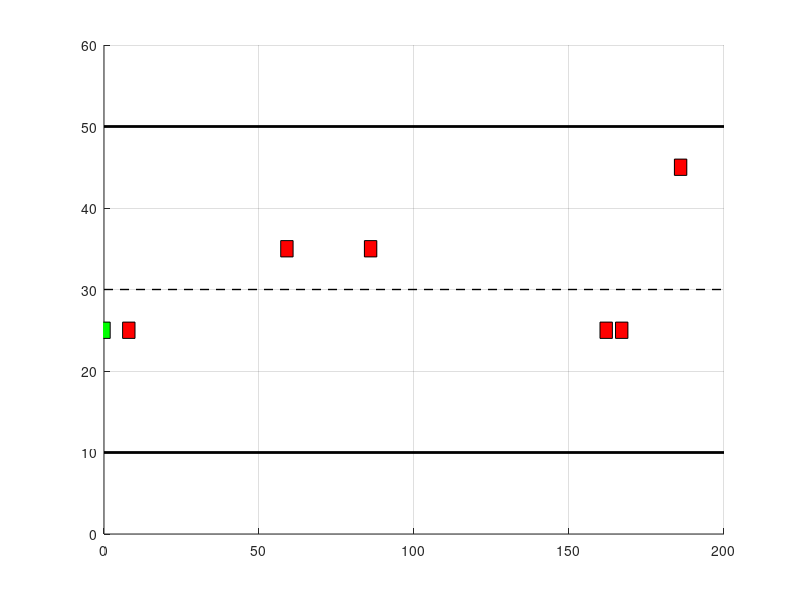

Here is the MATLAB script that generated this plot: (Note: this script raises an error after producing the figure.)
%------------------------------绘图-----------------------------------
% 初始化地图和车辆属性
figure;
RoadLength = 200;

axis([0 RoadLength 0 60]);
hold on;
grid on;

% 画出地图背景和车道线
plot([0, RoadLength], [10, 10], 'k', 'LineWidth', 2); % 上车道边界
plot([0, RoadLength], [50, 50], 'k', 'LineWidth', 2); % 下车道边界
plot([0, RoadLength], [30, 30], '--k', 'LineWidth', 1); % 中心车道线


front_text = text(5, 57, '', 'FontSize', 10, 'Color', 'blue', 'FontWeight', 'bold');
lat_text = text(5, 52, '', 'FontSize', 10, 'Color', 'blue', 'FontWeight', 'bold');
speed_text = text(140, 55, '', 'FontSize', 10, 'Color', 'blue', 'FontWeight', 'bold');

v_r=zeros(1,100);
%---------------------------------汽车生成------------------------------
CarNum = 6;
% 定义车道中心位置
lane_centers = [15, 25, 35, 45]; % 四条车道的中心位置
CarPos = struct('x', [], 'y', []); % 初始化汽车位置结构体
CarSpeed = zeros(1, CarNum); % 初始化速度数组

for i = 1:CarNum
    % 随机生成车辆x坐标，并分配到随机车道中心
    CarPos(i).x = randi([0, RoadLength]);
    CarPos(i).y = lane_centers(randi([1, 4])); % 随机分配到车道中心位置

    % 随机生成车辆速度
    CarSpeed(i) = randi([1, 2]);

    % 初始化车辆模型
    Car(i) = rectangle('Position', [CarPos(i).x-2, CarPos(i).y-1, 4, 2], ...
        'FaceColor', 'r');
end

%-----------------------AUV本体参数------------------------------
% 探测距离
SensorDis = 100;

% 跟踪距离
TrackDis = 20;

% 初始速度和加速度
MySpeed = 1.5;
MyAcc = 0.1;

% 当前位置
MyPos = [0, 25];
AUV = rectangle('Position', [MyPos(1)-2, MyPos(2)-1, 4, 2], 'FaceColor', 'g');

%----------------------运行过程----------------------------------------
% 动态更新车辆位置，模拟运动
for t = 1:100

    % 更新车辆位置
    for i = 1:CarNum
        CarPos(i).x = CarPos(i).x + CarSpeed(i); 
        Car(i).Position = [CarPos(i).x-2, CarPos(i).y-1, 4, 2];
    end
    
    % 检测前方车辆（在探测距离内）
    [FrontDetected, FrontDis] = GetFroDis(MyPos, CarPos, CarNum, SensorDis);
    disp(['前方检测状态: ', num2str(FrontDetected), ', 前方距离: ', num2str(FrontDis)]);

    % 检测侧向车辆（在探测距离内）
    [LatDetected, LatDis,Dir] = GetLatDis(MyPos, CarPos, CarNum, lane_centers, SensorDis);
    disp(['侧方检测状态: ', num2str(LatDetected)]);
    disp(['侧向距离为: [', num2str(LatDis(1)), ', ', num2str(LatDis(2)), ']']);

    % 调用驾驶操作函数，基于跟踪距离 TrackDis 进行行为判断
    [MySpeed, MyPos] = AutoOper(CarPos, FrontDis, LatDis, TrackDis, MySpeed, MyAcc, MyPos,Dir);

    % 更新 AUV 位置
    AUV.Position = [MyPos(1)-2, MyPos(2)-1, 4, 2];

    v_r(t)=MySpeed;
    
    set(front_text, 'String', ['前方检测状态: ', num2str(FrontDetected), ', 前方距离: ', num2str(FrontDis)]);
    set(lat_text, 'String', ['侧方检测状态: ', num2str(LatDetected), ', 侧向距离: [', num2str(LatDis(1)), ', ', num2str(LatDis(2)), ']']);
    set(speed_text, 'String', ['当前速度: ', num2str(MySpeed)]);

    % 刷新图像
    drawnow;
    pause(0.1); % 控制刷新频率
end

hold off;


v_avg=mean(v_r);

% 运行过程结束后绘制速度变化曲线
figure;
plot(1:t, v_r(1:t), '-o'); % 使用迭代次数作为x轴，速度v_r作为y轴
hold on;

% 绘制平均速度的水平线
yline(v_avg, '--', 'Average Speed', 'LabelHorizontalAlignment', 'left');
xlabel('Iteration');
ylabel('Speed');
title('Speed Variation Over Time with Average Speed');
grid on;
hold off;


%--------------------------函数部分-------------------------------------

% 判断前方最近车辆距离（基于探测距离 SensorDis）
function [FrontDetected, FrontDis] = GetFroDis(MyPos, CarPos, CarNum, SensorDis)
    FrontDis = inf; % 初始化前向距离为无穷大
    FrontDetected = false; % 初始化前方检测状态为未检测到

    for i = 1:CarNum
        if CarPos(i).y == MyPos(2) && CarPos(i).x > MyPos(1)
            Dis = norm([CarPos(i).x - MyPos(1), CarPos(i).y - MyPos(2)]);
            if Dis < FrontDis && Dis <= SensorDis  % 只在探测范围内更新距离
                FrontDis = Dis;
                FrontDetected = true;
            end
        end
    end
end

% 判断侧向最近车辆距离（基于探测距离 SensorDis）
function [LatDetected, LatDis,Dir] = GetLatDis(MyPos, CarPos, CarNum, lane_centers, SensorDis)
LatDis = [inf,inf];
LatDetected = false;
Dir=0;
%计算当前车道索引
[~, current_lane] = min(abs(MyPos(2) - lane_centers));
adjacent_lanes = [0 0];

if current_lane > 1
    adjacent_lanes(1) =lane_centers(current_lane - 1);
end
if current_lane < length(lane_centers)
    adjacent_lanes(2)=lane_centers(current_lane + 1);
end

for i = 1:CarNum
    if ismember(CarPos(i).y, adjacent_lanes) && CarPos(i).x > MyPos(1)
        Dis = norm([CarPos(i).x - MyPos(1), CarPos(i).y - MyPos(2)]);
        if Dis < min(LatDis) && Dis <= SensorDis  % 只在探测范围内更新距离
            LatDetected = true;
            %获取车道索引
            [~, lane_index] = min(abs(CarPos(i).y - lane_centers));
            %左侧距离赋值
            if lane_index>current_lane
                LatDis(1)=Dis;
            end
            %右侧距离赋值
            if lane_index<current_lane
                LatDis(2)=Dis;
            end

            if LatDis(1) == inf && LatDis(2) == inf
                % 当左右两侧距离均为 inf 时
                if adjacent_lanes(1) ~= 0  % 左侧车道存在
                    Dir = -1;  % 向左变道
                elseif adjacent_lanes(2) ~= 0  % 右侧车道存在
                    Dir = 1;  % 向右变道
                end
            end
            

            %向左变道
            if LatDis(1)>LatDis(2)
                Dir = 1;
            end

            if LatDis(1)<LatDis(2)
                Dir = -1;
            end

           

        end
    end
end
end

% 汽车运动逻辑函数（基于跟踪距离 TrackDis 判断行为）
function [MySpeed, MyPos] = AutoOper(CarPos, FrontDis, LatDis, TrackDis, MySpeed, MyAcc, MyPos, Dir)
    MaxSpeed = 3;
    MinSpeed = 0.5;

    % 判断是否进入跟车状态
    if FrontDis > TrackDis+2
        % 如果前方距离大于跟踪距离，则加速
        MySpeed = min(MySpeed + MyAcc, MaxSpeed);
        disp(['加速中，当前速度: ', num2str(MySpeed)]);
    elseif FrontDis <= TrackDis-1
        % 如果前方距离小于等于跟踪距离，尝试变道
        disp('尝试变道...');
        
        if LatDis(1) == inf && LatDis(2) == inf
        MyPos(2) = MyPos(2) +Dir*10;
        end

        % 判断是否可以绕行前方车辆
        if LatDis(1) > TrackDis && Dir == -1  % 左侧车道有足够距离且方向为左
            MyPos(2) = MyPos(2) - 10;  % 向左变道
            disp('变道成功，左侧绕行前方车辆');   
        
        elseif LatDis(2) > TrackDis && Dir == 1  % 右侧车道有足够距离且方向为右
            MyPos(2) = MyPos(2) + 10;  % 向右变道
            disp('变道成功，右侧绕行前方车辆');
        
        else
            % 如果左右两侧都无法变道，则减速
            MySpeed = max(MySpeed - MyAcc, MinSpeed);
            disp(['保持跟车，当前速度: ', num2str(MySpeed)]);
        end
    end

    % 更新 x 位置
    MyPos(1) = MyPos(1) + MySpeed;
end
